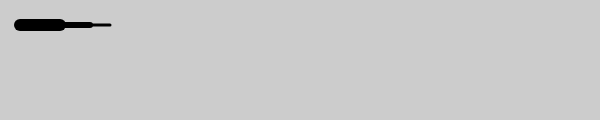
Frame 1 (no input)
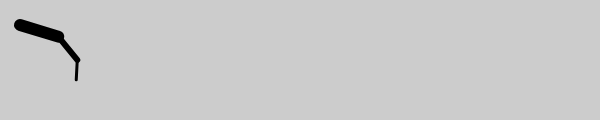
Frame 60 (no input)
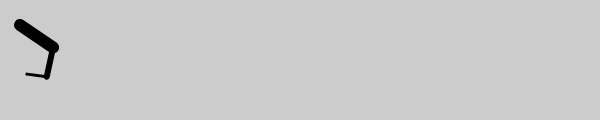
Frame 120 (the mouse pressed at the canvas centre since frame 60)

The p5.js sketch that drew these frames (run headless with seeded random() and noise() and a simulated clock; from frame 60 on, the mouse is pressed at the canvas centre):

// p5.js sketch
// ── sketch.js
var angle = 0.0;
var angleDirection = 1;
var speed = 0.005;

function setup() {
  createCanvas(600, 120);
}

function draw() {
  background(204);
  translate(20, 25);  // Move to start position

  rotate(angle);
  strokeWeight(12);
  line(0, 0, 40, 0);
  translate(40, 0);   // Move to next joint

  rotate(angle * 2.0);
  strokeWeight(6);
  line(0, 0, 30, 0);
  translate(30, 0);   // Move to next joint
  
  rotate(angle * 2.5);
  strokeWeight(3);
  line(0, 0, 20, 0);

  angle += speed * angleDirection;
  if ((angle > QUARTER_PI) || (angle < 0)) {
    angleDirection *= -1;
  }
}
